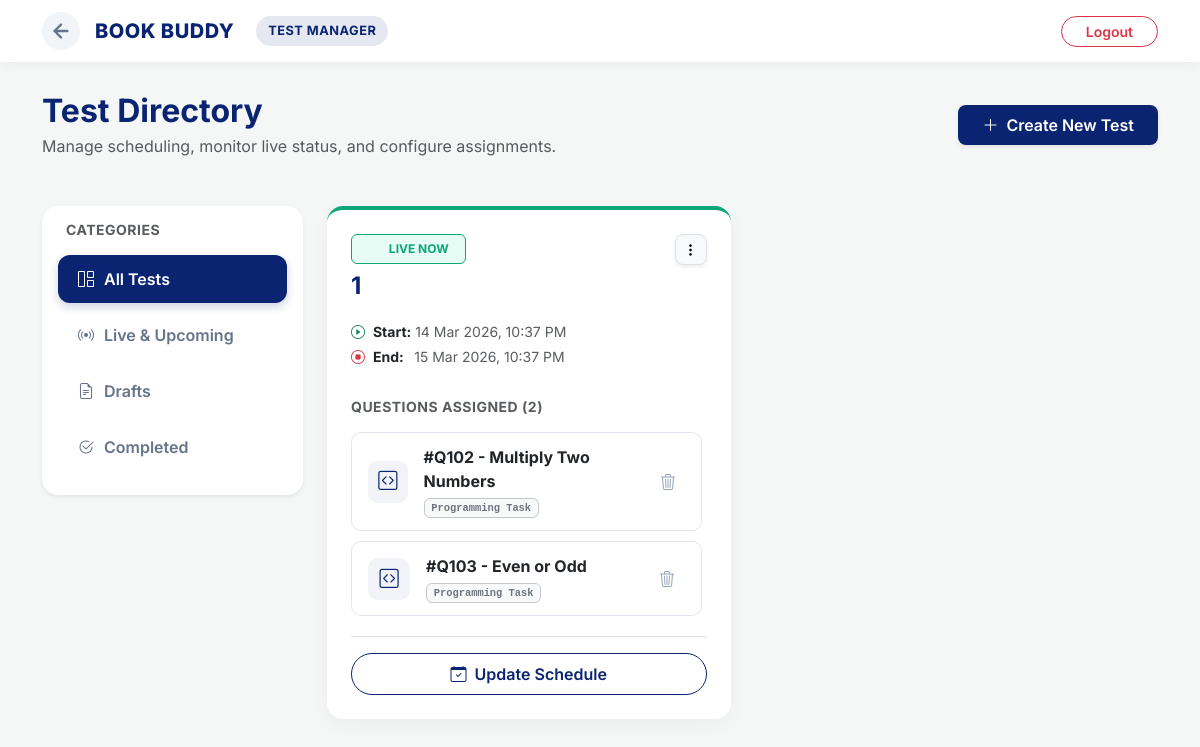
Page /test_maintain (signed in) on the earlier database version.
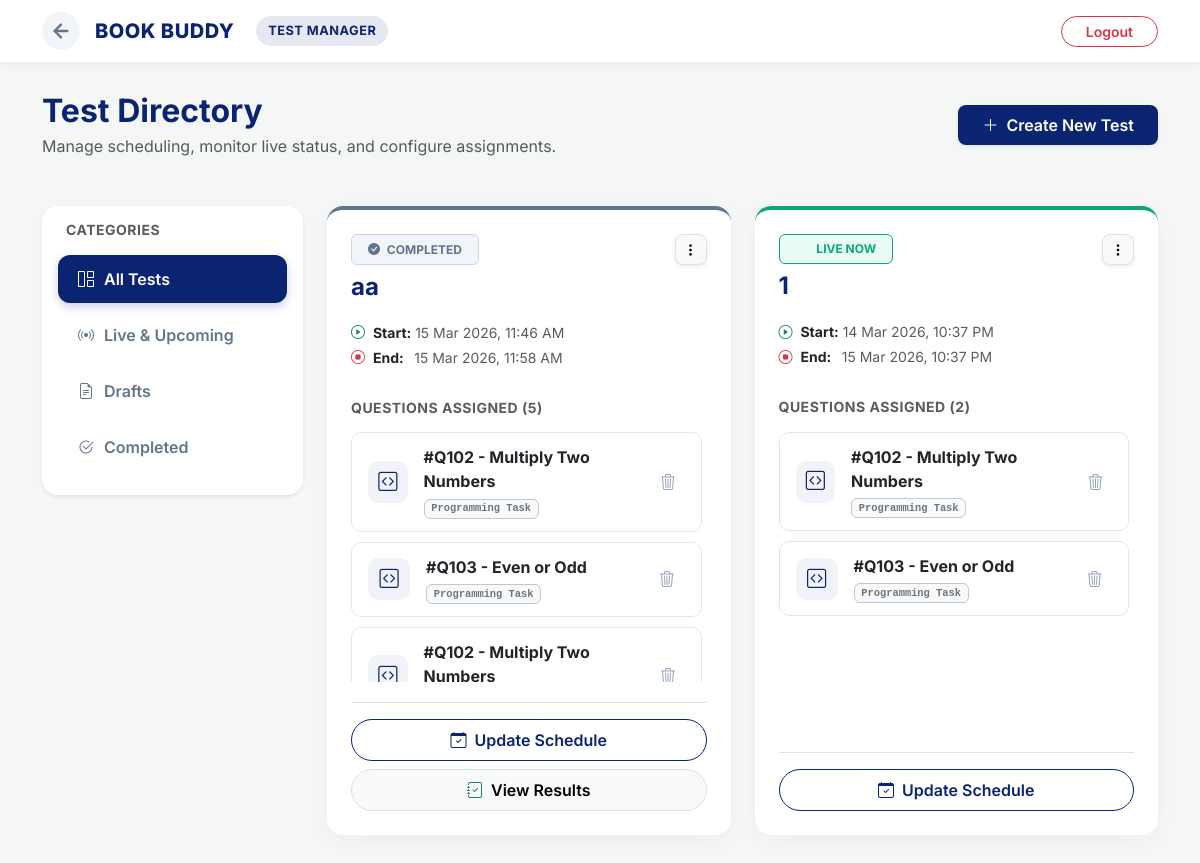
Same page on the later database version.
### app.py (models this page shows, shortened)
class Testmaintain(db.Model):
    __tablename__ = 'test_maintain'
    id = db.Column(db.Integer, primary_key=True)
    test_title = db.Column(db.String(50))
    date = db.Column(db.Date)
    start_time = db.Column(db.DateTime)
    end_time = db.Column(db.DateTime)
    status = db.Column(db.String(20), default='draft')
    total_points = db.Column(db.Integer, default=0)
    question_id = db.Column(db.Integer, db.ForeignKey('question.id'), nullable=False)

class Question(db.Model):
    id = db.Column(db.Integer, primary_key=True)
    question_id = db.Column(db.String(20))
    title = db.Column(db.String(200))
    description = db.Column(db.Text)
    input_format = db.Column(db.Text)
    output_format = db.Column(db.Text)
    constraints = db.Column(db.Text)
    explanation = db.Column(db.Text)
    difficulty = db.Column(db.String(20))
    test_cases = db.relationship('TestCase', backref='question', lazy=True, cascade='all, delete-orphan')

### app.py (the view)
@app.route('/test_maintain')
@login_required
def test_maintain():
    all_entries = Testmaintain.query.all()
    now = datetime.now()
    questions_dict = {q.id: q for q in Question.query.all()}
    for entry in all_entries:
        if entry.status == 'live' and entry.end_time and now > entry.end_time:
            entry.status = 'completed'
        entry.question = questions_dict.get(entry.question_id)
    db.session.commit()
    grouped_tests = defaultdict(list)
    for entry in all_entries:
        grouped_tests[entry.test_title].append(entry)
    return render_template('test_maintain.html', grouped_tests=grouped_tests, now=now)

### app.py (called while the page is built)
def ist_now():
    return datetime.now(IST_TZ).replace(tzinfo=None)

@app.context_processor
def inject_now():
    return {'now': ist_now()}

@login_manager.user_loader
def load_user(user_id):
    student = Student.query.get(int(user_id))
    if student:
        return student
    return User.query.get(int(user_id))

### templates/test_maintain.html (shortened to what this page needs)
<!DOCTYPE html>
<html lang="en">
<head>
    <link href="https://cdn.jsdelivr.net/npm/bootstrap@5.3.0/dist/css/bootstrap.min.css" rel="stylesheet">
    <link rel="stylesheet" href="https://cdn.jsdelivr.net/npm/bootstrap-icons@1.11.1/font/bootstrap-icons.css">
</head>
<body>
    <nav class="navbar sticky-top">
        <div class="container d-flex justify-content-between align-items-center">
            <div class="d-flex align-items-center">
                <a href="/admin" class="back-link" title="Back to Dashboard">
                    <svg width="22" height="22" viewBox="0 0 24 24" fill="none" stroke="currentColor" stroke-width="2.5" stroke-linecap="round" stroke-linejoin="round">
                        <line x1="19" y1="12" x2="5" y2="12"></line>
                        <polyline points="12 19 5 12 12 5"></polyline>
                    </svg>
                </a>
                <a class="brand-wrapper" href="/admin">
                    <h2 class="brand-name d-none d-sm-block">BOOK BUDDY</h2>
                    <span class="admin-badge d-none d-md-inline-block">TEST MANAGER</span>
                </a>
            </div>
            <div class="ms-auto">
                <a href="/logout" class="btn btn-outline-danger btn-sm px-4 rounded-pill fw-semibold">Logout</a>
            </div>
        </div>
    </nav>
    <main class="container">
        <div class="d-flex flex-column flex-md-row justify-content-between align-items-md-center mb-5 gap-3">
            <div>
                <h2 class="fw-bold mb-1" style="color: var(--brand-navy);">Test Directory</h2>
                <p class="text-muted mb-0">Manage scheduling, monitor live status, and configure assignments.</p>
            </div>
            <a href="/create_test" class="btn btn-custom-navy shadow-sm py-2 px-4 rounded-3">
                <i class="bi bi-plus-lg me-2"></i>Create New Test
            </a>
        </div>
        <div class="row g-4">
            <div class="col-lg-3">
                <div class="sticky-sidebar bg-white p-3 rounded-4 shadow-sm">
                    <h6 class="text-uppercase fw-bold text-muted small mb-3 ps-2" style="letter-spacing: 0.5px;">Categories</h6>
                    <div class="nav flex-column filter-menu" id="testFilters">
                        <button class="nav-link active border-0 text-start w-100" onclick="setFilter('all', this)">
                            <i class="bi bi-grid-1x2"></i> All Tests
                        </button>
                        <button class="nav-link border-0 text-start w-100" onclick="setFilter('live', this)">
                            <i class="bi bi-broadcast"></i> Live & Upcoming
                        </button>
                        <button class="nav-link border-0 text-start w-100" onclick="setFilter('draft', this)">
                            <i class="bi bi-file-earmark-text"></i> Drafts
                        </button>
                        <button class="nav-link border-0 text-start w-100" onclick="setFilter('completed', this)">
                            <i class="bi bi-check2-circle"></i> Completed
                        </button>
                    </div>
                </div>
            </div>
            <div class="col-lg-9">
                <div class="row g-4" id="cards-container">
                    {% for title, entries in grouped_tests.items() %}
                    {% set first_entry = entries[0] %}
                    <div class="col-md-6 test-card-col" id="test-col-{{ loop.index }}" style="order: -{{ first_entry.id }};">
                        <div class="card test-card" id="card-{{ loop.index }}">
                            <div class="card-body p-4 d-flex flex-column h-100">
                                <div class="d-flex justify-content-between align-items-start mb-3">
                                    <div>
                                        <div id="badge-container-{{ loop.index }}" class="mb-2">
                                        </div>
                                        <h4 class="fw-bold mb-1" style="color: var(--brand-navy);">{{ title }}</h4>
                                    </div>
                                    <div class="dropdown">
                                        <button class="btn btn-light btn-sm shadow-sm border rounded-3" type="button" data-bs-toggle="dropdown">
                                            <i class="bi bi-three-dots-vertical"></i>
                                        </button>
                                    </div>
                                </div>
                                <div class="mb-4">
                                    <div class="text-muted small mb-2">
                                        {% if first_entry.start_time %}
                                            <div class="d-flex flex-column gap-1">
                                                <span><i class="bi bi-play-circle text-success me-1"></i> <strong class="text-dark">Start:</strong> {{ first_entry.start_time.strftime('%d %b %Y, %I:%M %p') }}</span>
                                                <span><i class="bi bi-stop-circle text-danger me-1"></i> <strong class="text-dark">End:&nbsp;&nbsp;</strong> {{ first_entry.end_time.strftime('%d %b %Y, %I:%M %p') }}</span>
                                            </div>
                                        {% else %}
                                            <span class="text-danger fw-bold"><i class="bi bi-clock-history me-1"></i> Draft: Schedule Not Set</span>
                                        {% endif %}
                                    </div>
                                </div>
                                <div class="flex-grow-1">
                                    <h6 class="text-uppercase small fw-bold text-muted mb-3" style="letter-spacing: 0.5px;">Questions Assigned ({{ entries|length }})</h6>
                                    <div class="question-list-wrapper">
                                        {% for entry in entries %}
                                        <div class="assigned-q-item">
                                            <div class="d-flex align-items-center gap-3">
                                                <div class="q-icon-wrapper">
                                                    <i class="bi bi-code-square"></i>
                                                </div>
                                                <div>
                                                    <span class="d-block fw-bold text-dark mb-0">#{{ entry.question.question_id }} - {{ entry.question.title }}</span>
                                                    <span class="badge bg-light text-secondary border border-secondary-subtle font-monospace mt-1" style="font-size: 0.65rem;">Programming Task</span>
                                                </div>
                                            </div>
                                            <a href="#" onclick="removeQuestion(event, '{{ url_for('delete_test_entry', entry_id=entry.id) }}')" class="btn-remove-q" title="Remove question">
                                                <i class="bi bi-trash3"></i>
                                            </a>
                                        </div>
                                        {% endfor %}
                                    </div>
                                </div>
                                <div class="d-grid gap-2 mt-auto pt-3 border-top">
                                    <button class="btn btn-outline-navy rounded-pill fw-semibold py-2" data-bs-toggle="modal" data-bs-target="#timeModal{{ loop.index }}">
                                        <i class="bi bi-calendar-check me-2"></i>Update Schedule
                                    </button>
                                    <a href="{{ url_for('test_results', test_id=first_entry.id) }}" id="results-btn-{{ loop.index }}" class="btn btn-light border rounded-pill fw-semibold py-2" style="display: none;">
                                        <i class="bi bi-journal-check me-2 text-success"></i>View Results
                                    </a>
                                </div>
                            </div>
                        </div>
                    </div>
                    {% endfor %}
                </div>
            </div>
        </div>
    </main>
</body>
</html>

### templates/test_maintain.html (style rules this page uses)
:root { --brand-navy: #0A2472; --brand-crimson: #740f28; --brand-white: #ffffff; --bg-light: #f4f7f6; --text-main: #334155; --text-muted: #64748b; --border-color: #e2e8f0; --status-live: #0ca678; --status-upcoming: #f59e0b; --status-completed: #64748b; --status-draft: #dc2626; }
body { background-color: var(--bg-light); font-family: 'Inter', sans-serif; color: var(--text-main); padding-bottom: 50px; }
.navbar { background-color: var(--brand-white); box-shadow: 0 2px 10px rgba(0, 0, 0, 0.05); padding: 12px 0; margin-bottom: 30px; }
.brand-wrapper { display: flex; align-items: center; gap: 12px; text-decoration: none; }
.brand-name { margin: 0; font-size: 1.25rem; font-weight: 800; color: var(--brand-navy); letter-spacing: 0.5px; }
.admin-badge { background-color: rgba(10, 36, 114, 0.1); color: var(--brand-navy); font-weight: 700; padding: 5px 12px; border-radius: 20px; font-size: 0.8rem; letter-spacing: 0.5px; margin-left: 10px; }
.back-link { color: var(--text-muted); transition: all 0.2s; display: flex; align-items: center; justify-content: center; padding: 8px; border-radius: 50%; background-color: #f1f5f9; text-decoration: none; margin-right: 15px; }
.sticky-sidebar { position: sticky; top: 100px; }
.filter-menu .nav-link { color: var(--text-muted); font-weight: 600; padding: 12px 20px; border-radius: 12px; margin-bottom: 8px; transition: all 0.2s; display: flex; align-items: center; gap: 10px; }
.filter-menu .nav-link.active { background-color: var(--brand-navy); color: var(--brand-white); box-shadow: 0 4px 10px rgba(10, 36, 114, 0.2); }
.test-card { border: none; border-radius: 16px; box-shadow: 0 5px 20px rgba(0, 0, 0, 0.04); transition: transform 0.2s, box-shadow 0.2s, border-top 0.3s; background-color: var(--brand-white); height: 100%; display: flex; flex-direction: column; border-top: 4px solid transparent; }
.status-border-live { border-top-color: var(--status-live) !important; }
.status-border-completed { border-top-color: var(--status-completed) !important; }
.question-list-wrapper { max-height: 250px; overflow-y: auto; padding-right: 5px; margin-bottom: 20px; }
.assigned-q-item { background-color: var(--brand-white); border: 1px solid var(--border-color); border-radius: 10px; padding: 12px 16px; margin-bottom: 10px; transition: all 0.2s ease-in-out; display: flex; justify-content: space-between; align-items: center; }
.assigned-q-item:last-child { margin-bottom: 0; }
.q-icon-wrapper { display: flex; align-items: center; justify-content: center; width: 42px; height: 42px; background-color: rgba(10, 36, 114, 0.05); color: var(--brand-navy); border-radius: 10px; font-size: 1.2rem; }
.btn-remove-q { color: #94a3b8; background: none; border: none; width: 35px; height: 35px; border-radius: 8px; transition: all 0.2s; display: flex; align-items: center; justify-content: center; text-decoration: none; }
.btn-custom-navy { background-color: var(--brand-navy); color: var(--brand-white); border: none; font-weight: 600; transition: all 0.3s; }
.btn-outline-navy { color: var(--brand-navy); border: 1px solid var(--brand-navy); font-weight: 600; transition: all 0.2s; background-color: transparent; }

Differences in the rows shown:
added Testmaintain: test_title "aa", start_time "15 Mar 2026, 11:46 AM", end_time "15 Mar 2026, 11:58 AM", entries "5", question.question_id "Q102", question "Multiply Two Numbers"
added Testmaintain: question.question_id "Q103", question "Even or Odd", shown under "aa"
added Testmaintain: question.question_id "Q102", question "Multiply Two Numbers", shown under "aa"
